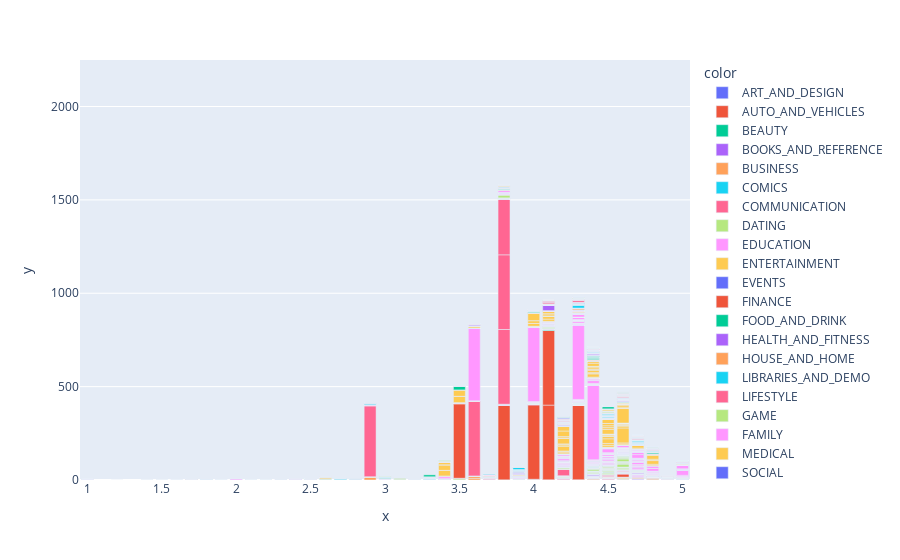

Notebook code for this chart:
### Code cell
px.bar(x=df['Rating'], y=df['Price'],color=df['Category'])

### Figure 1 — Plotly figure (JSON) as saved in the notebook; plotly's stock layout.template omitted (floating-point values rounded to 4 significant figures; data arrays with more than 128 entries replaced by an {"elided": "..."} marker saying what was removed)
{"data": [{"alignmentgroup": "True", "hovertemplate": "color=ART_AND_DESIGN<br>x=%{x}<br>y=%{y}<extra></extra>", "legendgroup": "ART_AND_DESIGN", "marker": {"color": "#636efa", "pattern": {"shape": ""}}, "name": "ART_AND_DESIGN", "offsetgroup": "ART_AND_DESIGN", "orientation": "v", "showlegend": true, "textposition": "auto", "type": "bar", "x": [4.1, 3.9, 4.7, 4.5, 4.3, 4.4, 3.8, 4.1, 4.4, 4.7, 4.4, 4.4, 4.2, 4.6, 4.4, 3.2, 4.7, 4.5, 4.3, 4.6, 4, 4.1, 4.7, null, 4.7, 4.8, 4.7, 4.1, 3.9, 4.1, 4.2, 4.1, 4.5, 4.2, 4.7, 3.8, 4.7, 4.1, 4.7, 4, 4.2, 4.5, 4.4, 3.8, 4.2, 4.7, 4.6, 4.2, 4.3, 4.8, 4.4, 4.4, 4.7, 4.7, 4.8, 4.7, 3.4, 4.8, 4, 4.8, null, 4.2, 4.3, null, 5, 1.9], "xaxis": "x", "y": [0, 0, 0, 0, 0, 0, 0, 0, 0, 0, 0, 0, 0, 0, 0, 0, 0, 0, 0, 0, 0, 0, 0, 0, 0, 0, 0, 0, 0, 0, 0, 0, 0, 0, 0, 0, 0, 0, 0, 0, 0, 0, 0, 0, 0, 0, 0, 0, 0, 0, 0, 0, 0, 1.99, 1.99, 1.99, 0, 0, 0, 0, 0, 0, 0, 0, 0, 0], "yaxis": "y"}, {"alignmentgroup": "True", "hovertemplate": "color=AUTO_AND_VEHICLES<br>x=%{x}<br>y=%{y}<extra></extra>", "legendgroup": "AUTO_AND_VEHICLES", "marker": {"color": "#EF553B", "pattern": {"shape": ""}}, "name": "AUTO_AND_VEHICLES", "offsetgroup": "AUTO_AND_VEHICLES", "orientation": "v", "showlegend": true, "textposition": "auto", "type": "bar", "x": [4.2, 4, 3.8, 4.6, 3.9, 4.3, 4.9, 4.4, 4.2, 4, 3.9, 4.6, 4.9, 4.3, 4.6, 4.9, 3.9, 4, 4.3, 3.9, 4.2, 4.8, 3.6, 4.2, 4.8, 4.8, 4.6, 4.5, 4.3, 4.5, 4.9, 3.9, 4.4, 4, 4.3, 3.7, 4.4, 4.3, 3.2, 4.6, 4.6, 4.5, 3.7, 4.6, 4.6, 4.6, 4, 4.4, 4, 4.9, 4.6, 4.5, 4, null, 4.4, null, null, null, 4.3, 4.8, null, 4.5, 4.8, 4.2, 3.5, null, 4.2, 4, 2.6, null, 4.2, 4.4, 4, 3.5, null, 3.2, null, 3, null, 3.1, 2.1, 3.9, 4.6, null, null], "xaxis": "x", "y": [0, 0, 0, 0, 0, 0, 0, 0, 0, 0, 0, 0, 0, 0, 0, 0, 0, 0, 0, 0, 0, 0, 0, 0, 0, 0, 0, 0, 0, 0, 0, 0, 0, 0, 0, 0, 0, 0, 0, 0, 0, 0, 0, 0, 0, 0, 0, 0, 0, 0, 1.99, 0, 0, 9.99, 0, 0, 0, 0, 0, 0, 0, 0, 0, 0, 0, 1.49, 0, 0, 0, 0, 0, 0, 0, 0, 0, 0, 0, 0, 0, 0, 0, 0, 0, 0, 0], "yaxis": "y"}, {"alignmentgroup": "True", "hovertemplate": "color=BEAUTY<br>x=%{x}<br>y=%{y}<extra></extra>", "legendgroup": "BEAUTY", "marker": {"color": "#00cc96", "pattern": {"shape": ""}}, "name": "BEAUTY", "offsetgroup": "BEAUTY", "orientation": "v", "showlegend": true, "textposition": "auto", "type": "bar", "x": [4.7, 4.9, 4.7, 3.9, 3.9, 4.2, 4.6, 4.3, 4.7, 4.7, 4.8, 4.2, 4.3, 4.5, 4.1, null, 4.2, 4.5, 4.4, 4, 4.1, 4.1, 4.4, 4.6, 4.5, null, 3.9, 4.4, null, 4.6, 3.8, null, null, 4, 4.3, 4.5, null, 4.1, 3.7, 4.7, 4.2, 3.1, null, 4, null, 4, null, 4.5, null, null, 4, 4.7, 3.9], "xaxis": "x", "y": [0, 0, 0, 0, 0, 0, 0, 0, 0, 0, 0, 0, 0, 0, 0, 0, 0, 0, 0, 0, 0, 0, 0, 0, 0, 0, 0, 0, 0, 0, 0, 0, 0, 0, 0, 0, 0, 0, 0, 0, 0, 0, 0, 0, 0, 0, 0, 0, 0, 0, 0, 0, 0], "yaxis": "y"}, {"alignmentgroup": "True", "hovertemplate": "color=BOOKS_AND_REFERENCE<br>x=%{x}<br>y=%{y}<extra></extra>", "legendgroup": "BOOKS_AND_REFERENCE", "marker": {"color": "#ab63fa", "pattern": {"shape": ""}}, "name": "BOOKS_AND_REFERENCE", "offsetgroup": "BOOKS_AND_REFERENCE", "orientation": "v", "showlegend": true, "textposition": "auto", "type": "bar", "x": {"elided": "231 float values"}, "xaxis": "x", "y": {"elided": "231 float values"}, "yaxis": "y"}, {"alignmentgroup": "True", "hovertemplate": "color=BUSINESS<br>x=%{x}<br>y=%{y}<extra></extra>", "legendgroup": "BUSINESS", "marker": {"color": "#FFA15A", "pattern": {"shape": ""}}, "name": "BUSINESS", "offsetgroup": "BUSINESS", "orientation": "v", "showlegend": true, "textposition": "auto", "type": "bar", "x": {"elided": "460 float values"}, "xaxis": "x", "y": {"elided": "460 float values"}, "yaxis": "y"}, {"alignmentgroup": "True", "hovertemplate": "color=COMICS<br>x=%{x}<br>y=%{y}<extra></extra>", "legendgroup": "COMICS", "marker": {"color": "#19d3f3", "pattern": {"shape": ""}}, "name": "COMICS", "offsetgroup": "COMICS", "orientation": "v", "showlegend": true, "textposition": "auto", "type": "bar", "x": [4.5, 4.6, 4.7, 4.7, 4.8, 3.9, 4.1, 4.4, 4.6, 4.5, 4.7, 4.4, 4.5, 3.9, 3.2, 3.2, 4.1, 4.5, 4.2, 4.2, 3.7, 4.5, 4.6, 4.5, null, 4.7, 4.4, 3.5, 3.3, 4.5, 4.4, 4.2, 5, 4.4, 4.7, 4.4, 4.4, 4.6, 4.4, 4.5, 3.7, 2.8, 3.3, 4.1, 3.3, 3.9, 4, 4.8, 3, 3.2, 3.5, 4.4, 3.8, 4.3, 3.8, 4.2, 4.1, 5, null, 3.4], "xaxis": "x", "y": [0, 0, 0, 0, 0, 0, 0, 0, 0, 0, 0, 0, 0, 0, 0, 0, 0, 0, 0, 0, 0, 0, 0, 0, 0, 0, 0, 0, 0, 0, 0, 0, 0, 0, 0, 0, 0, 0, 0, 0, 0, 0, 0, 0, 0, 0, 0, 0, 0, 0, 0, 0, 0, 0, 0, 0, 0, 0, 0, 0], "yaxis": "y"}, {"alignmentgroup": "True", "hovertemplate": "color=COMMUNICATION<br>x=%{x}<br>y=%{y}<extra></extra>", "legendgroup": "COMMUNICATION", "marker": {"color": "#FF6692", "pattern": {"shape": ""}}, "name": "COMMUNICATION", "offsetgroup": "COMMUNICATION", "orientation": "v", "showlegend": true, "textposition": "auto", "type": "bar", "x": {"elided": "387 float values"}, "xaxis": "x", "y": {"elided": "387 float values"}, "yaxis": "y"}, {"alignmentgroup": "True", "hovertemplate": "color=DATING<br>x=%{x}<br>y=%{y}<extra></extra>", "legendgroup": "DATING", "marker": {"color": "#B6E880", "pattern": {"shape": ""}}, "name": "DATING", "offsetgroup": "DATING", "orientation": "v", "showlegend": true, "textposition": "auto", "type": "bar", "x": {"elided": "234 float values"}, "xaxis": "x", "y": {"elided": "234 float values"}, "yaxis": "y"}, {"alignmentgroup": "True", "hovertemplate": "color=EDUCATION<br>x=%{x}<br>y=%{y}<extra></extra>", "legendgroup": "EDUCATION", "marker": {"color": "#FF97FF", "pattern": {"shape": ""}}, "name": "EDUCATION", "offsetgroup": "EDUCATION", "orientation": "v", "showlegend": true, "textposition": "auto", "type": "bar", "x": {"elided": "156 float values"}, "xaxis": "x", "y": {"elided": "156 float values"}, "yaxis": "y"}, {"alignmentgroup": "True", "hovertemplate": "color=ENTERTAINMENT<br>x=%{x}<br>y=%{y}<extra></extra>", "legendgroup": "ENTERTAINMENT", "marker": {"color": "#FECB52", "pattern": {"shape": ""}}, "name": "ENTERTAINMENT", "offsetgroup": "ENTERTAINMENT", "orientation": "v", "showlegend": true, "textposition": "auto", "type": "bar", "x": {"elided": "149 float values"}, "xaxis": "x", "y": {"elided": "149 float values"}, "yaxis": "y"}, {"alignmentgroup": "True", "hovertemplate": "color=EVENTS<br>x=%{x}<br>y=%{y}<extra></extra>", "legendgroup": "EVENTS", "marker": {"color": "#636efa", "pattern": {"shape": ""}}, "name": "EVENTS", "offsetgroup": "EVENTS", "orientation": "v", "showlegend": true, "textposition": "auto", "type": "bar", "x": [4, 4, 4.5, 4.5, 4, 4, 4.2, 4.4, 4.6, null, 4.6, 4.1, 4.6, 4.4, 4.6, 4.9, 4.5, 4.6, 4.7, 4.3, null, null, 4.2, 4.3, 5, 4.4, 5, 4.5, null, null, null, 4.5, 4.8, 4.4, 5, null, 3.7, null, 4.1, null, 4.8, null, null, 4.6, 4.8, 4.7, 4, 2.9, null, 4.1, null, 4.4, 3.8, null, 4.3, null, 5, null, 5, 5, null, null, null, 4.8], "xaxis": "x", "y": [0, 0, 0, 0, 0, 0, 0, 0, 0, 0, 0, 0, 0, 0, 0, 0, 0, 0, 0, 0, 0, 0, 0, 0, 0, 0, 0, 0, 0, 0, 0, 0, 0, 0, 0, 0, 0, 0, 0, 0, 0, 0, 0, 0, 0, 0, 0, 0, 0, 0, 110.0, 0, 0, 0, 0, 0, 0, 0, 0, 0, 0, 0, 0, 0], "yaxis": "y"}, {"alignmentgroup": "True", "hovertemplate": "color=FINANCE<br>x=%{x}<br>y=%{y}<extra></extra>", "legendgroup": "FINANCE", "marker": {"color": "#EF553B", "pattern": {"shape": ""}}, "name": "FINANCE", "offsetgroup": "FINANCE", "orientation": "v", "showlegend": true, "textposition": "auto", "type": "bar", "x": {"elided": "366 float values"}, "xaxis": "x", "y": {"elided": "366 float values"}, "yaxis": "y"}, {"alignmentgroup": "True", "hovertemplate": "color=FOOD_AND_DRINK<br>x=%{x}<br>y=%{y}<extra></extra>", "legendgroup": "FOOD_AND_DRINK", "marker": {"color": "#00cc96", "pattern": {"shape": ""}}, "name": "FOOD_AND_DRINK", "offsetgroup": "FOOD_AND_DRINK", "orientation": "v", "showlegend": true, "textposition": "auto", "type": "bar", "x": [3.6, null, 4.1, 4.6, null, 4.7, 4.7, 4.7, 4.7, 4.1, 3.4, 3.8, 3.7, 4.2, 3.1, 3.5, 4.7, 4.5, 4.2, 4.3, 4, 4.5, 4.6, 4.7, 4.1, 4.3, 3.8, 4.4, 4.3, 4.2, 4.3, 3.8, 4.3, 3.7, 4.5, 3.6, 4.8, 3.3, 4.7, 4.6, 4.6, 3.4, 4.6, 4, 4.1, 4.5, 4.4, 4.5, 4, 4.1, 4.5, 4.6, 4.1, 4.5, 4.6, 4.5, 4.3, 3.6, 4.4, 4.6, 4.1, 4.3, 3.9, 4.5, 4.1, 3.6, 4.7, 4.3, 4.7, 4.6, 4.4, 4.2, 4.5, 4.3, 4.2, 4.5, 4.5, 4.3, 4, 4.3, 4.3, 2.9, 1.8, 4.4, null, 3.7, null, null, 1.7, 5, null, null, null, null, 4.5, 4.5, 4.7, null, 5, 4.8, 3.7, null, null, null, null, null, 3.8, null, 3.3, 3.6, 4.1, 4.6, 4.3, 3.6, 4.5, 3.1, 3.4, 4.2, 3.8, 4.2, 4.2, 4.5, 4.4, 4, 4.6, null, null], "xaxis": "x", "y": [0, 0, 0, 0, 0, 0, 0, 0, 0, 0, 0, 0, 0, 0, 0, 0, 0, 0, 0, 0, 0, 0, 0, 0, 0, 0, 0, 0, 0, 0, 0, 0, 0, 0, 0, 0, 0, 0, 0, 0, 0, 0, 0, 0, 0, 0, 0, 0, 0, 0, 0, 3.49, 4.99, 0, 0, 0, 0, 0, 0, 0, 0, 0, 0, 0, 0, 0, 0, 0, 0, 0, 0, 0, 0, 0, 0, 0, 0, 0, 0, 0, 0, 0, 0, 0, 0, 0, 0, 0, 0, 0, 0, 0, 0, 0, 0, 0, 0, 0, 0, 0, 0, 0, 0, 0, 0, 0, 0, 0, 0, 0, 0, 0, 0, 0, 0, 0, 0, 0, 0, 0, 0, 0, 0, 0, 0, 0, 0], "yaxis": "y"}, {"alignmentgroup": "True", "hovertemplate": "color=HEALTH_AND_FITNESS<br>x=%{x}<br>y=%{y}<extra></extra>", "legendgroup": "HEALTH_AND_FITNESS", "marker": {"color": "#ab63fa", "pattern": {"shape": ""}}, "name": "HEALTH_AND_FITNESS", "offsetgroup": "HEALTH_AND_FITNESS", "orientation": "v", "showlegend": true, "textposition": "auto", "type": "bar", "x": {"elided": "341 float values"}, "xaxis": "x", "y": {"elided": "341 float values"}, "yaxis": "y"}, {"alignmentgroup": "True", "hovertemplate": "color=HOUSE_AND_HOME<br>x=%{x}<br>y=%{y}<extra></extra>", "legendgroup": "HOUSE_AND_HOME", "marker": {"color": "#FFA15A", "pattern": {"shape": ""}}, "name": "HOUSE_AND_HOME", "offsetgroup": "HOUSE_AND_HOME", "orientation": "v", "showlegend": true, "textposition": "auto", "type": "bar", "x": [4.5, 4.8, 4.2, 4.5, 4.1, 4.1, 4, 4.3, 4.5, null, 4.6, 3.7, 3.7, 4.2, 4.5, 4.3, 3.9, 4.6, 4.3, 4.4, 4.6, 4.5, 3.8, null, 4.4, 4.7, 3.4, 4.3, 4.3, 4, 4, 3.8, null, 4.3, 3.6, 3.8, 4.5, 4.6, null, 4.5, 4.7, 4.3, 3.7, null, 4.2, 3.4, 3.9, 4, 4, 4, 4.6, 4, 4.1, 3.9, 4.4, 4.4, 4.3, 4.6, 4.5, 4.5, 4.5, 4.5, 4.3, 4.2, 4.4, 4.3, 4.6, 4.1, 4.5, 4, 3.4, null, 4.6, 4.5, 3.8, 3.8, null, null, 4.2, 4.4, 4.1, 2.8, null, null, 4.3, 3.9, null, null], "xaxis": "x", "y": [0, 0, 0, 0, 0, 0, 0, 0, 0, 0, 0, 0, 0, 0, 0, 0, 0, 0, 0, 0, 0, 0, 0, 0, 0, 0, 0, 0, 0, 0, 0, 0, 0, 0, 0, 0, 0, 0, 0, 0, 0, 0, 0, 0, 0, 0, 0, 0, 0, 0, 0, 0, 0, 0, 0, 0, 0, 0, 0, 0, 0, 0, 0, 0, 0, 0, 0, 0, 0, 0, 0, 0, 0, 0, 0, 0, 0, 0, 0, 0, 0, 0, 0, 0, 0, 0, 0, 0], "yaxis": "y"}, {"alignmentgroup": "True", "hovertemplate": "color=LIBRARIES_AND_DEMO<br>x=%{x}<br>y=%{y}<extra></extra>", "legendgroup": "LIBRARIES_AND_DEMO", "marker": {"color": "#19d3f3", "pattern": {"shape": ""}}, "name": "LIBRARIES_AND_DEMO", "offsetgroup": "LIBRARIES_AND_DEMO", "orientation": "v", "showlegend": true, "textposition": "auto", "type": "bar", "x": [3.9, 4.4, 4.6, null, 4.1, null, null, 3.8, 4.6, 3.5, 4.7, 4.3, 4.5, 4.4, 3.4, 4.3, null, 4.3, 4.6, 4.6, null, 4.2, null, null, 4.6, null, null, 4.4, 3.9, 4.5, 3.8, 4.3, 3.7, 5, 3.2, 4.5, 4.7, 4, null, 4.1, 3.8, 4.7, 4.5, null, 4.2, null, 4.1, 3.1, 4.3, 4.2, 4.2, 4.1, 4, 4.4, 3.9, 4.2, 4, 4, 4.1, 4.4, 4, 3.9, 3.6, null, 4.4, 4.3, 4.1, 3.8, 4.1, 3.7, 3.9, 4.4, null, 4.2, null, null, null, null, 5, null, 4.5, 4.2, null, 4.1, 4.3], "xaxis": "x", "y": [0, 0, 0, 0, 0, 0, 0, 0, 0, 0, 0, 0, 0, 0, 0, 0, 0, 0, 0, 0, 0, 0, 0, 0, 0, 0, 0, 0, 0, 0, 0, 0, 0, 0, 0, 0, 0, 0, 0, 0, 0, 0, 0, 0, 0, 0, 0, 0, 0, 0, 0, 0, 0, 0, 0, 0, 0, 0, 0, 0, 0, 0, 0, 0, 0, 0, 0, 0, 0, 0, 0, 0, 0.99, 0, 0, 0, 0, 0, 0, 0, 0, 0, 0, 0, 0], "yaxis": "y"}, {"alignmentgroup": "True", "hovertemplate": "color=LIFESTYLE<br>x=%{x}<br>y=%{y}<extra></extra>", "legendgroup": "LIFESTYLE", "marker": {"color": "#FF6692", "pattern": {"shape": ""}}, "name": "LIFESTYLE", "offsetgroup": "LIFESTYLE", "orientation": "v", "showlegend": true, "textposition": "auto", "type": "bar", "x": {"elided": "382 float values"}, "xaxis": "x", "y": {"elided": "382 float values"}, "yaxis": "y"}, {"alignmentgroup": "True", "hovertemplate": "color=GAME<br>x=%{x}<br>y=%{y}<extra></extra>", "legendgroup": "GAME", "marker": {"color": "#B6E880", "pattern": {"shape": ""}}, "name": "GAME", "offsetgroup": "GAME", "orientation": "v", "showlegend": true, "textposition": "auto", "type": "bar", "x": {"elided": "1144 float values"}, "xaxis": "x", "y": {"elided": "1144 float values"}, "yaxis": "y"}, {"alignmentgroup": "True", "hovertemplate": "color=FAMILY<br>x=%{x}<br>y=%{y}<extra></extra>", "legendgroup": "FAMILY", "marker": {"color": "#FF97FF", "pattern": {"shape": ""}}, "name": "FAMILY", "offsetgroup": "FAMILY", "orientation": "v", "showlegend": true, "textposition": "auto", "type": "bar", "x": {"elided": "1972 float values"}, "xaxis": "x", "y": {"elided": "1972 float values"}, "yaxis": "y"}, {"alignmentgroup": "True", "hovertemplate": "color=MEDICAL<br>x=%{x}<br>y=%{y}<extra></extra>", "legendgroup": "MEDICAL", "marker": {"color": "#FECB52", "pattern": {"shape": ""}}, "name": "MEDICAL", "offsetgroup": "MEDICAL", "orientation": "v", "showlegend": true, "textposition": "auto", "type": "bar", "x": {"elided": "463 float values"}, "xaxis": "x", "y": {"elided": "463 float values"}, "yaxis": "y"}, {"alignmentgroup": "True", "hovertemplate": "color=SOCIAL<br>x=%{x}<br>y=%{y}<extra></extra>", "legendgroup": "SOCIAL", "marker": {"color": "#636efa", "pattern": {"shape": ""}}, "name": "SOCIAL", "offsetgroup": "SOCIAL", "orientation": "v", "showlegend": true, "textposition": "auto", "type": "bar", "x": {"elided": "295 float values"}, "xaxis": "x", "y": {"elided": "295 float values"}, "yaxis": "y"}, {"alignmentgroup": "True", "hovertemplate": "color=SHOPPING<br>x=%{x}<br>y=%{y}<extra></extra>", "legendgroup": "SHOPPING", "marker": {"color": "#EF553B", "pattern": {"shape": ""}}, "name": "SHOPPING", "offsetgroup": "SHOPPING", "orientation": "v", "showlegend": true, "textposition": "auto", "type": "bar", "x": {"elided": "260 float values"}, "xaxis": "x", "y": {"elided": "260 float values"}, "yaxis": "y"}, {"alignmentgroup": "True", "hovertemplate": "color=PHOTOGRAPHY<br>x=%{x}<br>y=%{y}<extra></extra>", "legendgroup": "PHOTOGRAPHY", "marker": {"color": "#00cc96", "pattern": {"shape": ""}}, "name": "PHOTOGRAPHY", "offsetgroup": "PHOTOGRAPHY", "orientation": "v", "showlegend": true, "textposition": "auto", "type": "bar", "x": {"elided": "335 float values"}, "xaxis": "x", "y": {"elided": "335 float values"}, "yaxis": "y"}, {"alignmentgroup": "True", "hovertemplate": "color=SPORTS<br>x=%{x}<br>y=%{y}<extra></extra>", "legendgroup": "SPORTS", "marker": {"color": "#ab63fa", "pattern": {"shape": ""}}, "name": "SPORTS", "offsetgroup": "SPORTS", "orientation": "v", "showlegend": true, "textposition": "auto", "type": "bar", "x": {"elided": "384 float values"}, "xaxis": "x", "y": {"elided": "384 float values"}, "yaxis": "y"}, {"alignmentgroup": "True", "hovertemplate": "color=TRAVEL_AND_LOCAL<br>x=%{x}<br>y=%{y}<extra></extra>", "legendgroup": "TRAVEL_AND_LOCAL", "marker": {"color": "#FFA15A", "pattern": {"shape": ""}}, "name": "TRAVEL_AND_LOCAL", "offsetgroup": "TRAVEL_AND_LOCAL", "orientation": "v", "showlegend": true, "textposition": "auto", "type": "bar", "x": {"elided": "258 float values"}, "xaxis": "x", "y": {"elided": "258 float values"}, "yaxis": "y"}, {"alignmentgroup": "True", "hovertemplate": "color=TOOLS<br>x=%{x}<br>y=%{y}<extra></extra>", "legendgroup": "TOOLS", "marker": {"color": "#19d3f3", "pattern": {"shape": ""}}, "name": "TOOLS", "offsetgroup": "TOOLS", "orientation": "v", "showlegend": true, "textposition": "auto", "type": "bar", "x": {"elided": "843 float values"}, "xaxis": "x", "y": {"elided": "843 float values"}, "yaxis": "y"}, {"alignmentgroup": "True", "hovertemplate": "color=PERSONALIZATION<br>x=%{x}<br>y=%{y}<extra></extra>", "legendgroup": "PERSONALIZATION", "marker": {"color": "#FF6692", "pattern": {"shape": ""}}, "name": "PERSONALIZATION", "offsetgroup": "PERSONALIZATION", "orientation": "v", "showlegend": true, "textposition": "auto", "type": "bar", "x": {"elided": "392 float values"}, "xaxis": "x", "y": {"elided": "392 float values"}, "yaxis": "y"}, {"alignmentgroup": "True", "hovertemplate": "color=PRODUCTIVITY<br>x=%{x}<br>y=%{y}<extra></extra>", "legendgroup": "PRODUCTIVITY", "marker": {"color": "#B6E880", "pattern": {"shape": ""}}, "name": "PRODUCTIVITY", "offsetgroup": "PRODUCTIVITY", "orientation": "v", "showlegend": true, "textposition": "auto", "type": "bar", "x": {"elided": "424 float values"}, "xaxis": "x", "y": {"elided": "424 float values"}, "yaxis": "y"}, {"alignmentgroup": "True", "hovertemplate": "color=PARENTING<br>x=%{x}<br>y=%{y}<extra></extra>", "legendgroup": "PARENTING", "marker": {"color": "#FF97FF", "pattern": {"shape": ""}}, "name": "PARENTING", "offsetgroup": "PARENTING", "orientation": "v", "showlegend": true, "textposition": "auto", "type": "bar", "x": [4.5, 3.9, null, 3.8, null, null, 4.6, 4.7, null, 4, null, 4.7, 4.1, 3.7, null, 4.1, 3.7, 4.6, 4.4, 4.6, 4.1, 4.4, 4.7, 4.4, null, 4.8, 4, 4.9, null, 4.8, 4.4, 4.7, 4.2, 4.6, 4.6, 4.5, 4.6, 4.1, 3.8, 4.8, 4.8, null, 4.5, 4, 4.4, 4.7, null, 3.9, 4.4, 4.4, 4.5, 3.1, 4.2, 4.7, 4.3, 4.7, 3.5, 2, 5, 4.1], "xaxis": "x", "y": [0, 0, 0, 0, 0, 0, 0, 0, 0, 0, 0, 0, 0, 0, 0, 0, 0, 0, 0, 0, 0, 0, 0, 0, 0, 0, 0, 0, 0, 0, 0, 0, 0, 0, 0, 0, 0, 0, 0, 0, 0, 0, 0, 0, 0, 0, 0, 0, 0, 0, 0, 0, 0, 4.99, 0, 0, 0, 4.59, 0, 0], "yaxis": "y"}, {"alignmentgroup": "True", "hovertemplate": "color=WEATHER<br>x=%{x}<br>y=%{y}<extra></extra>", "legendgroup": "WEATHER", "marker": {"color": "#FECB52", "pattern": {"shape": ""}}, "name": "WEATHER", "offsetgroup": "WEATHER", "orientation": "v", "showlegend": true, "textposition": "auto", "type": "bar", "x": [4.4, 4.8, 4.4, 4.8, 4.5, 4.7, 4.5, 3.5, 4.4, 4.3, 4.4, 4.2, 4.6, 4.4, 4.4, 3.9, 4.3, 4.5, 4.2, 3.7, 4.2, 3.9, 3.6, 4.5, 4.3, 4.3, 4.2, 4.6, 4.5, 4.5, 4.2, 3.9, 4.8, 3.8, 4.5, 4.5, 4.2, 4, 4.2, 4.4, 4.5, 3.8, 4.2, 4.4, 4.5, 4.5, 4.5, null, null, 4.4, 4, 4.4, 4.2, 3.3, 4.5, null, 4.4, null, 4.7, 4.6, 4, 4.2, 3.7, 3.9, 3.7, 4.7, 4.1, 4.4, 4.4, 4.2, 3.5, 4.2, 4.2, 4.2, 4.2, 3.8, 3.8, null, null, null, 4.4, 3.8], "xaxis": "x", "y": [0, 0, 0, 0, 0, 0, 0, 0, 0, 0, 0, 0, 0, 0, 0, 0, 0, 0, 0, 0, 0, 0, 0, 0, 0, 0, 0, 0, 0, 0, 0, 0, 4.49, 0, 0, 0, 0, 0, 0, 0, 5.99, 1.99, 0, 0, 2.99, 2.99, 0, 0, 0, 0, 0, 0, 0, 0, 0, 0, 0, 2.99, 0, 0, 0, 0, 0, 0, 0, 3.99, 0, 0, 0, 0, 0, 0, 0, 0, 0, 0, 6.99, 0, 0, 0, 0, 0], "yaxis": "y"}, {"alignmentgroup": "True", "hovertemplate": "color=VIDEO_PLAYERS<br>x=%{x}<br>y=%{y}<extra></extra>", "legendgroup": "VIDEO_PLAYERS", "marker": {"color": "#636efa", "pattern": {"shape": ""}}, "name": "VIDEO_PLAYERS", "offsetgroup": "VIDEO_PLAYERS", "orientation": "v", "showlegend": true, "textposition": "auto", "type": "bar", "x": {"elided": "175 float values"}, "xaxis": "x", "y": {"elided": "175 float values"}, "yaxis": "y"}, {"alignmentgroup": "True", "hovertemplate": "color=NEWS_AND_MAGAZINES<br>x=%{x}<br>y=%{y}<extra></extra>", "legendgroup": "NEWS_AND_MAGAZINES", "marker": {"color": "#EF553B", "pattern": {"shape": ""}}, "name": "NEWS_AND_MAGAZINES", "offsetgroup": "NEWS_AND_MAGAZINES", "orientation": "v", "showlegend": true, "textposition": "auto", "type": "bar", "x": {"elided": "283 float values"}, "xaxis": "x", "y": {"elided": "283 float values"}, "yaxis": "y"}, {"alignmentgroup": "True", "hovertemplate": "color=MAPS_AND_NAVIGATION<br>x=%{x}<br>y=%{y}<extra></extra>", "legendgroup": "MAPS_AND_NAVIGATION", "marker": {"color": "#00cc96", "pattern": {"shape": ""}}, "name": "MAPS_AND_NAVIGATION", "offsetgroup": "MAPS_AND_NAVIGATION", "orientation": "v", "showlegend": true, "textposition": "auto", "type": "bar", "x": {"elided": "137 float values"}, "xaxis": "x", "y": {"elided": "137 float values"}, "yaxis": "y"}], "layout": {"barmode": "relative", "legend": {"title": {"text": "color"}, "tracegroupgap": 0}, "margin": {"t": 60}, "xaxis": {"anchor": "y", "domain": [0, 1], "title": {"text": "x"}}, "yaxis": {"anchor": "x", "domain": [0, 1], "title": {"text": "y"}}}}
